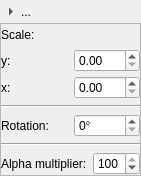
<?xml version="1.0" encoding="UTF-8"?>
<ui version="4.0">
 <class>SceneryObjectTreePropertiesClass</class>
 <widget class="QFrame" name="SceneryObjectTreePropertiesClass">
  <property name="geometry">
   <rect>
    <x>0</x>
    <y>0</y>
    <width>137</width>
    <height>176</height>
   </rect>
  </property>
  <property name="sizePolicy">
   <sizepolicy hsizetype="Expanding" vsizetype="Minimum">
    <horstretch>0</horstretch>
    <verstretch>0</verstretch>
   </sizepolicy>
  </property>
  <property name="windowTitle">
   <string>SceneryObjectTreeProperties</string>
  </property>
  <layout class="QVBoxLayout" name="verticalLayout">
   <property name="spacing">
    <number>0</number>
   </property>
   <property name="leftMargin">
    <number>0</number>
   </property>
   <property name="topMargin">
    <number>0</number>
   </property>
   <property name="rightMargin">
    <number>0</number>
   </property>
   <property name="bottomMargin">
    <number>0</number>
   </property>
   <item>
    <widget class="CollapseButton" name="sceneryObjectCollapseButton">
     <property name="sizePolicy">
      <sizepolicy hsizetype="Expanding" vsizetype="Fixed">
       <horstretch>0</horstretch>
       <verstretch>0</verstretch>
      </sizepolicy>
     </property>
     <property name="text">
      <string>...</string>
     </property>
     <property name="toolButtonStyle">
      <enum>Qt::ToolButtonTextBesideIcon</enum>
     </property>
     <property name="autoRaise">
      <bool>true</bool>
     </property>
     <property name="arrowType">
      <enum>Qt::RightArrow</enum>
     </property>
    </widget>
   </item>
   <item>
    <widget class="QFrame" name="sceneryObjectTreeItemContent">
     <property name="sizePolicy">
      <sizepolicy hsizetype="Preferred" vsizetype="Preferred">
       <horstretch>0</horstretch>
       <verstretch>0</verstretch>
      </sizepolicy>
     </property>
     <property name="minimumSize">
      <size>
       <width>0</width>
       <height>0</height>
      </size>
     </property>
     <property name="baseSize">
      <size>
       <width>0</width>
       <height>154</height>
      </size>
     </property>
     <property name="frameShape">
      <enum>QFrame::StyledPanel</enum>
     </property>
     <property name="frameShadow">
      <enum>QFrame::Raised</enum>
     </property>
     <layout class="QVBoxLayout" name="sceneryObjectCollapseButtonContent">
      <property name="leftMargin">
       <number>0</number>
      </property>
      <property name="topMargin">
       <number>0</number>
      </property>
      <property name="rightMargin">
       <number>0</number>
      </property>
      <property name="bottomMargin">
       <number>0</number>
      </property>
      <item>
       <layout class="QVBoxLayout" name="scaleLayout">
        <property name="spacing">
         <number>4</number>
        </property>
        <property name="sizeConstraint">
         <enum>QLayout::SetMaximumSize</enum>
        </property>
        <item>
         <widget class="QLabel" name="scaleLabel">
          <property name="text">
           <string>Scale:</string>
          </property>
         </widget>
        </item>
        <item>
         <layout class="QHBoxLayout" name="yScaleLayout">
          <item>
           <widget class="QLabel" name="scaleYLabel">
            <property name="text">
             <string>y:</string>
            </property>
           </widget>
          </item>
          <item>
           <widget class="QDoubleSpinBox" name="scaleYDoubleSpinBox">
            <property name="singleStep">
             <double>0.100000000000000</double>
            </property>
           </widget>
          </item>
         </layout>
        </item>
        <item>
         <layout class="QHBoxLayout" name="xScaleLayout">
          <item>
           <widget class="QLabel" name="scaleXLabel">
            <property name="text">
             <string>x:</string>
            </property>
           </widget>
          </item>
          <item>
           <widget class="QDoubleSpinBox" name="scaleXDoubleSpinBox">
            <property name="singleStep">
             <double>0.100000000000000</double>
            </property>
           </widget>
          </item>
         </layout>
        </item>
       </layout>
      </item>
      <item>
       <widget class="Line" name="lineScaleRotation">
        <property name="orientation">
         <enum>Qt::Horizontal</enum>
        </property>
       </widget>
      </item>
      <item>
       <layout class="QHBoxLayout" name="rotationLayout">
        <property name="sizeConstraint">
         <enum>QLayout::SetMaximumSize</enum>
        </property>
        <item>
         <widget class="QLabel" name="rotationLabel">
          <property name="text">
           <string>Rotation:</string>
          </property>
         </widget>
        </item>
        <item>
         <widget class="QSpinBox" name="rotationSpinBox">
          <property name="suffix">
           <string>°</string>
          </property>
          <property name="maximum">
           <number>360</number>
          </property>
         </widget>
        </item>
       </layout>
      </item>
      <item>
       <widget class="Line" name="lineRotationAlpha">
        <property name="orientation">
         <enum>Qt::Horizontal</enum>
        </property>
       </widget>
      </item>
      <item>
       <layout class="QHBoxLayout" name="alphaMultiplierLayout">
        <property name="sizeConstraint">
         <enum>QLayout::SetMaximumSize</enum>
        </property>
        <item>
         <widget class="QLabel" name="alphaMultiplierLabel">
          <property name="text">
           <string>Alpha multiplier:</string>
          </property>
         </widget>
        </item>
        <item>
         <widget class="QSpinBox" name="alphaMultipierSpinBox">
          <property name="maximum">
           <number>100</number>
          </property>
          <property name="value">
           <number>100</number>
          </property>
         </widget>
        </item>
       </layout>
      </item>
     </layout>
    </widget>
   </item>
  </layout>
 </widget>
 <layoutdefault spacing="6" margin="11"/>
 <customwidgets>
  <customwidget>
   <class>CollapseButton</class>
   <extends>QToolButton</extends>
   <header>CollapseButton.h</header>
  </customwidget>
 </customwidgets>
 <resources/>
 <connections/>
</ui>
